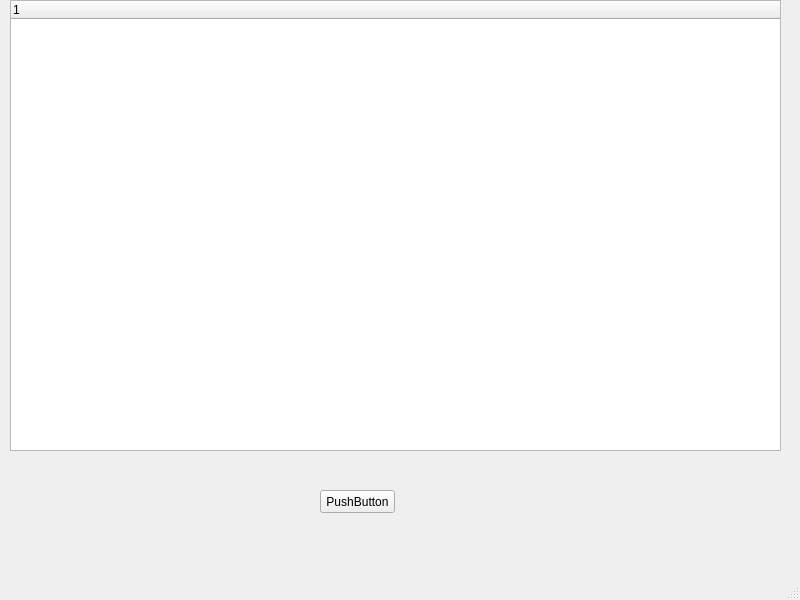
<?xml version="1.0" encoding="UTF-8"?>
<ui version="4.0">
 <class>MainWindow</class>
 <widget class="QMainWindow" name="MainWindow">
  <property name="geometry">
   <rect>
    <x>0</x>
    <y>0</y>
    <width>800</width>
    <height>600</height>
   </rect>
  </property>
  <property name="windowTitle">
   <string>MainWindow</string>
  </property>
  <widget class="QWidget" name="centralwidget">
   <widget class="QTreeWidget" name="treeWidget">
    <property name="geometry">
     <rect>
      <x>10</x>
      <y>0</y>
      <width>771</width>
      <height>451</height>
     </rect>
    </property>
    <column>
     <property name="text">
      <string notr="true">1</string>
     </property>
    </column>
   </widget>
   <widget class="QPushButton" name="pushButton">
    <property name="geometry">
     <rect>
      <x>320</x>
      <y>490</y>
      <width>75</width>
      <height>23</height>
     </rect>
    </property>
    <property name="text">
     <string>PushButton</string>
    </property>
   </widget>
  </widget>
  <widget class="QMenuBar" name="menubar">
   <property name="geometry">
    <rect>
     <x>0</x>
     <y>0</y>
     <width>800</width>
     <height>23</height>
    </rect>
   </property>
  </widget>
  <widget class="QStatusBar" name="statusbar"/>
 </widget>
 <resources/>
 <connections/>
</ui>
